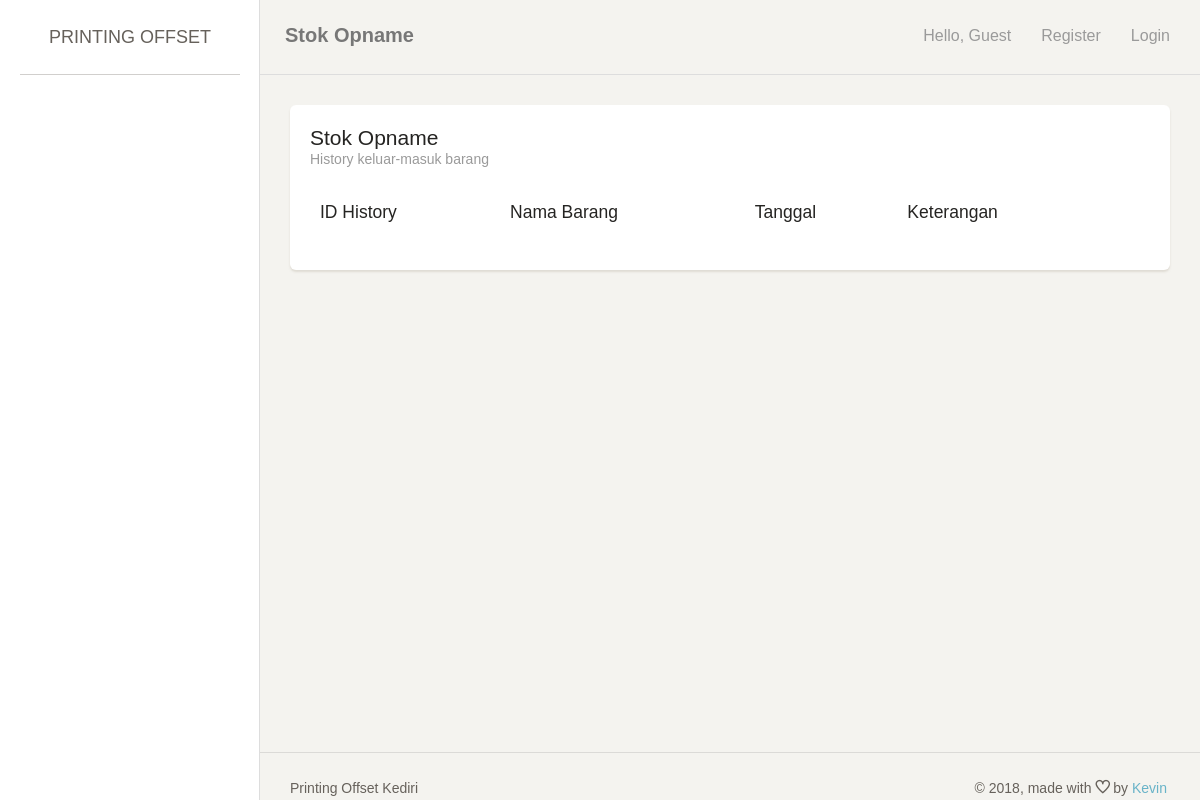
The page /index.php/historybarang on the database as committed earlier.
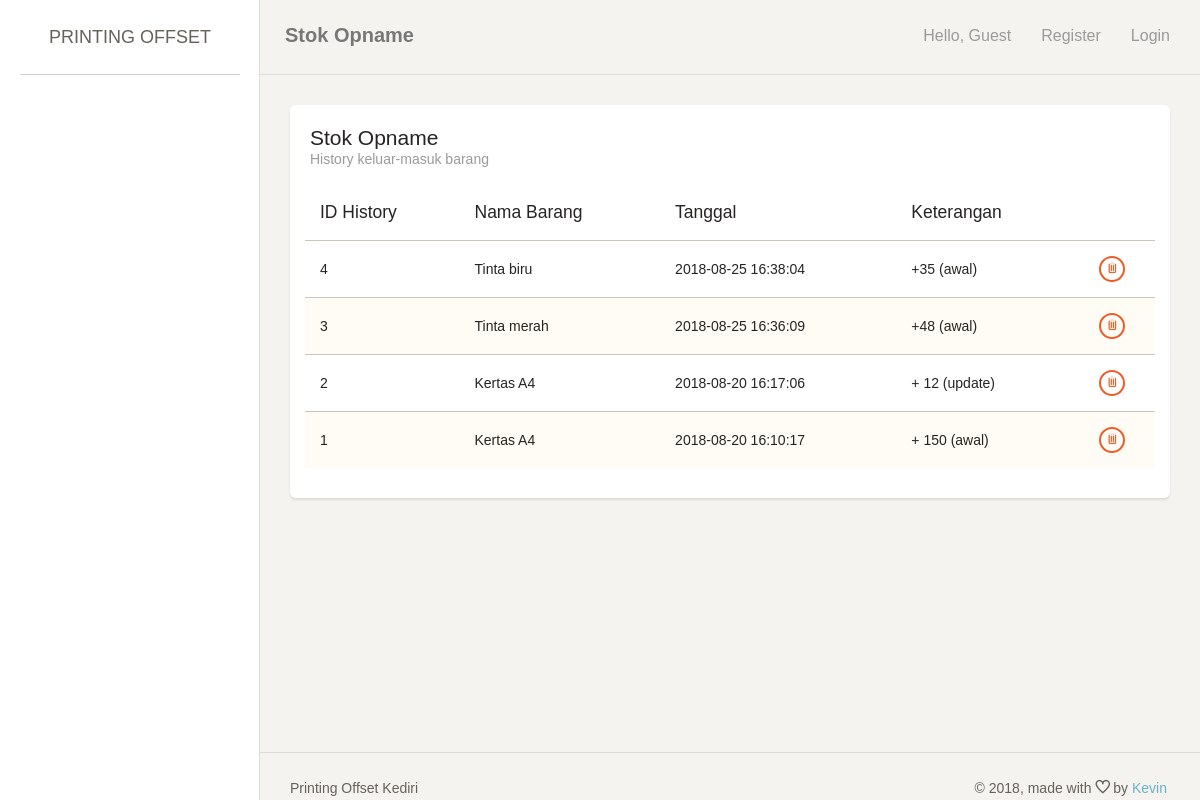
The same page on the database as committed later.
### tables this page shows
CREATE TABLE `history` (
  `id_history` int(11) NOT NULL,
  `id_varian` int(11) NOT NULL,
  `tanggal` datetime DEFAULT CURRENT_TIMESTAMP,
  `deskripsi` varchar(255) NOT NULL
);

CREATE TABLE `varian` (
  `id_varian` int(11) NOT NULL,
  `id_jenis_barang` int(11) NOT NULL,
  `id_ukuran_kertas` int(11) DEFAULT NULL,
  `id_jenis_kertas` int(11) DEFAULT NULL,
  `nama_varian` varchar(255) DEFAULT NULL,
  `jumlah` int(11) DEFAULT NULL,
  `stock_awal` int(11) DEFAULT NULL,
  `stock` int(11) DEFAULT NULL,
  `warna` varchar(100) DEFAULT NULL,
  `harga_beli` int(11) DEFAULT NULL,
  `harga_jual` int(11) DEFAULT NULL,
  `warning` int(11) NOT NULL DEFAULT '100'
);

### application/controllers/HistoryBarang.php (called while the page is built, shortened)
<?php
class HistoryBarang extends CI_Controller {
	public function index() {
		$this->lst();
	}
	public function lst() {
		if ($_SESSION['printer']['user']['role'] == 0){
			$data['page_title'] = 'Stok Opname';
			$data['page_note'] = 'History keluar-masuk barang';
			$data['row'] = $this->MBarang->getAllHistory();
			$this->load->view('header', $data);
			$this->load->view('historybarang_list', $data);
			$this->load->view('footer', $data);
		} else {
			redirect('login');
		}
	}
}

### index.php (called while the page is built, shortened)
<?php
require_once BASEPATH.'core/CodeIgniter.php';

### application/models/Barang_model.php (called while the page is built, shortened)
<?php
class Barang_model extends CI_Model {
	public function getAllHistory() {
		$this->db->from('history h, varian b');
		$this->db->where('h.id_varian = b.id_varian');
		$this->db->order_by('h.tanggal', 'desc');
		return $this->db->get()->result_array();
	}
}

### application/views/historybarang_list.php (the view, shortened to what this page needs)
<div class="content">
    <div class="container-fluid">
        <div class="row">
            <div class="col-md-12">
                <div class="card">
                    <div class="header">
                        <h4 class="title"><?= $page_title; ?></h4>
                        <p class="category"><?= $page_note; ?></p>
                    </div>
                    <div class="content table-responsive">
                        <table id="myTable" class="table table-striped">
                            <thead><tr>
                                <th>ID History</th>
                                <th>Nama Barang</th>
                                <th>Tanggal</th>
                                <th>Keterangan</th>
                                <th></th>
                            </tr></thead>
                            <tbody>
                                <?php foreach ($row as $key => $value) {
                                    ?>
                                    <tr>
                                        <td><?= $value['id_history']; ?></td>
                                        <td><?= $value['nama_varian']; ?></td>
                                        <td><?= $value['tanggal']; ?></td>
                                        <td><?= $value['deskripsi']; ?></td>
                                        <td align="center">
                                            <a href="<?= site_url('historybarang/delete/'.$value['id_history']); ?>" class="btn btn-danger btn-xs"><span class="ti-trash" title="Delete"></span></a>
                                        </td>
                                    </tr>
                                    <?php
                                } ?>
                            </tbody>
                        </table>
                    </div>
                </div>
            </div>
        </div>
    </div>
</div>

Rows that differ between the two databases and show on the page:
added history: id_history "4", id_varian.nama_varian "Tinta biru", tanggal "2018-08-25 16:38:04", deskripsi "+35 (awal)"
added history: id_history "3", id_varian.nama_varian "Tinta merah", tanggal "2018-08-25 16:36:09", deskripsi "+48 (awal)"
added history: id_history "2", id_varian.nama_varian "Kertas A4", tanggal "2018-08-20 16:17:06", deskripsi "+ 12 (update)"
added history: id_history "1", id_varian.nama_varian "Kertas A4", tanggal "2018-08-20 16:10:17", deskripsi "+ 150 (awal)"
